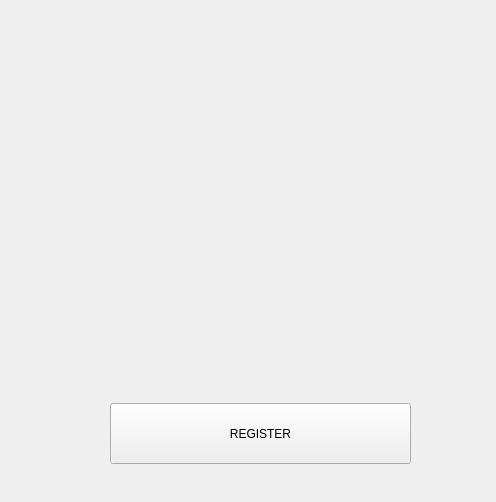
<?xml version="1.0" encoding="UTF-8"?>
<ui version="4.0">
 <class>Form</class>
 <widget class="QWidget" name="Form">
  <property name="geometry">
   <rect>
    <x>0</x>
    <y>0</y>
    <width>496</width>
    <height>502</height>
   </rect>
  </property>
  <property name="windowTitle">
   <string>Form</string>
  </property>
  <widget class="QPushButton" name="pushButton">
   <property name="geometry">
    <rect>
     <x>110</x>
     <y>403</y>
     <width>301</width>
     <height>61</height>
    </rect>
   </property>
   <property name="text">
    <string>REGISTER</string>
   </property>
  </widget>
 </widget>
 <resources/>
 <connections/>
</ui>
